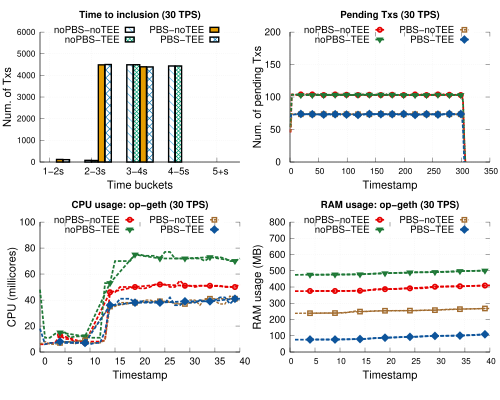

Source code (gnuplot):
# 
# Author: Peterson Yuhala
#

#set term postscript size 5in,2.3in linewidth 1 color eps enhanced 22
set term postscript size 5in,4in linewidth 1 color eps enhanced 22
set encoding utf8


set output "tx_sys_30tps.eps"
set datafile separator comma

load "styles.inc"
load "common.gnuplot" 
load "linetypes.gnuplot"

## Multiplot settings

## mp_startx # Left edge of col 0 plot area
## mp_starty          # Top of row 0 plot area
## mp_width            # Total width of plot area
## mp_height         # Total height of plot area
## mp_rowgap         # Gap between plot rows
## mp_colgap          # Gap between plot columns
          

#mp_startx=0.08
#mp_starty=0.15

#mp_height=0.65
#mp_rowgap=0.19
#mp_colgap=0.1
#mp_width=0.9

#eval mpSetup(2, 1)

mp_startx=0.08
mp_starty=0.08
mp_height=0.80
mp_rowgap=0.15
mp_colgap=0.1
mp_width=0.90

eval mpSetup(2, 2)
#

font_size = 14
label_size = 18

set ytics nomirror
set grid y
set ytics font ",12"

eval mpNext
# --- GRAPH a (top left)


set title "Time to inclusion (30 TPS)" font "Helvetica-bold,14" #offset 0,-0.2

set ylabel "Num. of Txs" font ",16"  offset 4,0
set xlabel "Time buckets" font ",16"
set xtics font ",14"


set xtics("1-2s" 0, "2-3s" 1, "3-4s" 2, "4-5s" 3, "5+s" 4) font ",14"


#set xtics rotate by 60

set style fill solid border -1
set boxwidth 0.15
set xtics offset 0.4,0.4,0
set ytics offset 0.5,0,0
set xlabel offset 0,1,0

dx=0.08
#set offset 25, -0.5, 0, 0 #left,right,top,bottom

set yrange [0:6000]

#set key samplen 1 font ",14" at graph 0.5,0.95
#set key maxrows 1 samplen 0.5 width -2 invert center at graph 1.1,1.125 font ",12"
#set key samplen 1 font ",14" at graph 0.5,0.95

set key samplen 0.75 maxrows 2 at graph 0.5, 0.98 center font ",14"



plot 'data/no_pbs_no_tee/no-pbs_no-tee_30_tx_tti.csv' u ($1-dx):3 t "noPBS-noTEE" with boxes ls 1 lc rgb C2 fillstyle pattern 4, \
    'data/no_pbs_tee/no-pbs_tee_30_tx_tti.csv' u ($1+dx):3 t "noPBS-TEE"  with boxes ls 1 lc rgb C3 fillstyle pattern 2, \
    'data/pbs_no_tee/pbs_rbuilder_no-tee_30_tx_tti.csv' u ($1+3*dx):3 t "PBS-noTEE"  with boxes ls 1 lc rgb C1 fillstyle pattern 3, \
    'data/pbs_tee/pbs_rbuilder_tee_30_tx_tti.csv' u ($1+5*dx):3 t "PBS-TEE"  with boxes ls 1 lc rgb C5 fillstyle pattern 9
    

unset ytics

unset xtics

eval mpNext
# --- GRAPH b (top right)
set xrange[0:350]

set ytics autofreq
set ytics  font ",14"
set yrange [0:200]


set title "Pending Txs (30 TPS)" font "Helvetica-bold,14" #offset 0,-0.2

set ylabel "Num. of pending Txs" font ",16"  offset 3,0
set xlabel "Timestamp" font ",16" 
set xtics offset 0,0.4,0 font ",12"


#set key samplen 1 maxrows 1 center top outside at graph 0.5, 1.0 font ",14"

plot 'data/no_pbs_no_tee/no-pbs_no-tee_30_tx_pending_tx_smoothed.csv' u 1:4 every 2  w l ls 2006 notitle, \
     '' u 1:4 every 20 t "noPBS-noTEE" w lp ls 2006, \
     'data/no_pbs_tee/no-pbs_tee_30_tx_pending_tx_smoothed.csv' u 1:4 every 2  w l ls 2007 notitle, \
     '' u 1:4 every 20 t "noPBS-TEE" w lp ls 2007, \
     'data/pbs_no_tee/pbs_rbuilder_no-tee_30_tx_pending_tx_smoothed.csv' u 1:4 every 2 w l ls 22004 notitle, \
     '' u 1:4 every 20 t "PBS-noTEE" w lp ls 22004, \
     'data/pbs_tee/pbs_rbuilder_tee_30_tx_pending_tx_smoothed.csv' u 1:4 every 2 w l ls 22001 notitle, \
        '' u 1:4 every 20 t "PBS-TEE" w lp ls 22001
     

eval mpNext

set title "CPU usage: op-geth (30 TPS)" font "Helvetica-bold,14" #offset 0,-0.2

set ylabel "CPU (millicores)" font ",16"  offset 3.5,0
set xlabel "Timestamp" font ",16"
set xtics font ",14"


#set xtics("1-2s" 0, "2-3s" 1, "3-4s" 2, "4-5s" 3, "5+s" 4) font ",14"
#set xtics rotate by 60

set style fill solid border -1
set boxwidth 0.15
set xtics offset 0.4,0.4,0
set ytics offset 0.5,0,0
set xlabel offset 0,1,0

dx=0.08
#set offset 25, -0.5, 0, 0 #left,right,top,bottom

#set xrange[0:100]
set xrange[0:40]

#set yrange [0:5000]
set yrange [0:100]

#set key samplen 1 font ",14" at graph 0.5,0.95
#set key maxrows 1 samplen 0.5 width -2 invert center at graph 1.1,1.125 font ",12"
#set key samplen 1 font ",14" at graph 0.5,0.95

set key samplen 0.75 maxrows 2 at graph 0.5, 0.98 center font ",14"


plot 'data/no_pbs_no_tee/no-pbs_no-tee_30_sys_cpu_ram.csv' u 1:3 every 1  w l ls 2006 notitle, \
     '' u 1:3 every 5 t "noPBS-noTEE" w lp ls 2006, \
     'data/no_pbs_tee/no-pbs_tee_30_sys_cpu_ram.csv' u 1:3 every 1  w l ls 2007 notitle, \
     '' u 1:3 every 5 t "noPBS-TEE" w lp ls 2007, \
     'data/pbs_no_tee/pbs_rbuilder_no-tee_30_sys_cpu_ram.csv' u 1:3 every 1 w l ls 22004 notitle, \
     '' u 1:3 every 5 t "PBS-noTEE" w lp ls 22004, \
     'data/pbs_tee/pbs_rbuilder_tee_30_sys_cpu_ram.csv' u 1:3 every 1 w l ls 22001 notitle, \
        '' u 1:3 every 5 t "PBS-TEE" w lp ls 22001


unset xtics
eval mpNext
# --- GRAPH b (top right)
#set xrange[0:100]
set xrange[0:40]


set yrange [0:800]
set title "RAM usage: op-geth (30 TPS)" font "Helvetica-bold,14" #offset 0,-0.2

set ylabel "RAM usage (MB)" font ",16"  offset 3,0
set xlabel "Timestamp" font ",16" 
set xtics offset 0,0.4,0 font ",12"


#set key samplen 1 maxrows 1 center top outside at graph 0.5, 1.0 font ",14"

plot 'data/no_pbs_no_tee/no-pbs_no-tee_30_sys_cpu_ram.csv' u 1:4 every 2  w l ls 2006 notitle, \
     '' u 1:4 every 5 t "noPBS-noTEE" w lp ls 2006, \
     'data/no_pbs_tee/no-pbs_tee_30_sys_cpu_ram.csv' u 1:4 every 2  w l ls 2007 notitle, \
     '' u 1:4 every 5 t "noPBS-TEE" w lp ls 2007, \
     'data/pbs_no_tee/pbs_rbuilder_no-tee_30_sys_cpu_ram.csv' u 1:4 every 2 w l ls 22004 notitle, \
     '' u 1:4 every 5 t "PBS-noTEE" w lp ls 22004, \
     'data/pbs_tee/pbs_rbuilder_tee_30_sys_cpu_ram.csv' u 1:4 every 2 w l ls 22001 notitle, \
        '' u 1:4 every 5 t "PBS-TEE" w lp ls 22001



     
!epstopdf "tx_sys_30tps.eps"
!rm "tx_sys_30tps.eps"
quit
